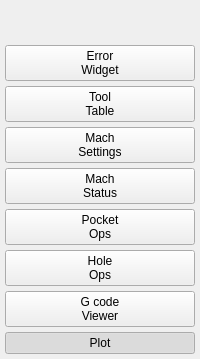
           <widget class="QWidget" name="verticalWidget" native="true">
            <property name="minimumSize">
             <size>
              <width>75</width>
              <height>0</height>
             </size>
            </property>
            <layout class="QVBoxLayout" name="verticalLayout_3">
             <property name="spacing">
              <number>5</number>
             </property>
             <property name="leftMargin">
              <number>5</number>
             </property>
             <property name="topMargin">
              <number>5</number>
             </property>
             <property name="rightMargin">
              <number>5</number>
             </property>
             <property name="bottomMargin">
              <number>5</number>
             </property>
             <item>
              <spacer name="verticalSpacer">
               <property name="orientation">
                <enum>Qt::Vertical</enum>
               </property>
               <property name="sizeHint" stdset="0">
                <size>
                 <width>20</width>
                 <height>40</height>
                </size>
               </property>
              </spacer>
             </item>
             <item>
              <widget class="QPushButton" name="pushButton_119">
               <property name="text">
                <string>Error
Widget</string>
               </property>
               <property name="checkable">
                <bool>true</bool>
               </property>
               <property name="page" stdset="0">
                <number>7</number>
               </property>
               <attribute name="buttonGroup">
                <string notr="true">mainNavBtns</string>
               </attribute>
              </widget>
             </item>
             <item>
              <widget class="QPushButton" name="pushButton_8">
               <property name="text">
                <string>Tool
Table</string>
               </property>
               <property name="checkable">
                <bool>true</bool>
               </property>
               <property name="page" stdset="0">
                <number>6</number>
               </property>
               <attribute name="buttonGroup">
                <string notr="true">mainNavBtns</string>
               </attribute>
              </widget>
             </item>
             <item>
              <widget class="QPushButton" name="pushButton_7">
               <property name="text">
                <string>Mach
Settings</string>
               </property>
               <property name="checkable">
                <bool>true</bool>
               </property>
               <property name="page" stdset="0">
                <number>5</number>
               </property>
               <attribute name="buttonGroup">
                <string notr="true">mainNavBtns</string>
               </attribute>
              </widget>
             </item>
             <item>
              <widget class="QPushButton" name="pushButton_6">
               <property name="text">
                <string>Mach
Status</string>
               </property>
               <property name="checkable">
                <bool>true</bool>
               </property>
               <property name="page" stdset="0">
                <number>4</number>
               </property>
               <attribute name="buttonGroup">
                <string notr="true">mainNavBtns</string>
               </attribute>
              </widget>
             </item>
             <item>
              <widget class="QPushButton" name="pushButton_5">
               <property name="text">
                <string>Pocket
Ops</string>
               </property>
               <property name="checkable">
                <bool>true</bool>
               </property>
               <property name="page" stdset="0">
                <number>3</number>
               </property>
               <attribute name="buttonGroup">
                <string notr="true">mainNavBtns</string>
               </attribute>
              </widget>
             </item>
             <item>
              <widget class="QPushButton" name="pushButton_4">
               <property name="text">
                <string>Hole
Ops</string>
               </property>
               <property name="checkable">
                <bool>true</bool>
               </property>
               <property name="page" stdset="0">
                <number>2</number>
               </property>
               <attribute name="buttonGroup">
                <string notr="true">mainNavBtns</string>
               </attribute>
              </widget>
             </item>
             <item>
              <widget class="QPushButton" name="pushButton_3">
               <property name="text">
                <string>G code
Viewer</string>
               </property>
               <property name="checkable">
                <bool>true</bool>
               </property>
               <property name="page" stdset="0">
                <number>1</number>
               </property>
               <attribute name="buttonGroup">
                <string notr="true">mainNavBtns</string>
               </attribute>
              </widget>
             </item>
             <item>
              <widget class="QPushButton" name="pushButton">
               <property name="text">
                <string>Plot</string>
               </property>
               <property name="checkable">
                <bool>true</bool>
               </property>
               <property name="checked">
                <bool>true</bool>
               </property>
               <property name="page" stdset="0">
                <number>0</number>
               </property>
               <attribute name="buttonGroup">
                <string notr="true">mainNavBtns</string>
               </attribute>
              </widget>
             </item>
            </layout>
           </widget>
